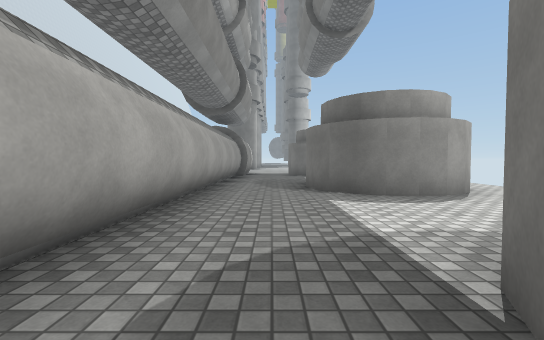
[1] (above)

13 first-person views from a walk through a 3-D level made in the Unity game engine. The camera is 1.2 m above the floor, tilts 2° down and sees 90° across. The floor is counted in squares, 2 m on a side. Each view is taken from the middle of a square. On the plan, view 1 faces up. The plan holds only what a view shows up to about 9 squares ahead; the rest is blank. The place goes on beyond the plan. Surface patterns are stand-ins for the level's own textures.

[2]
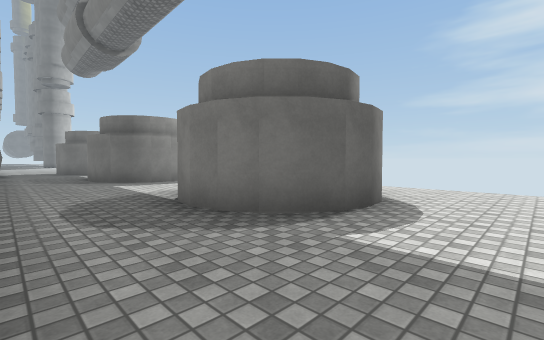

[3]
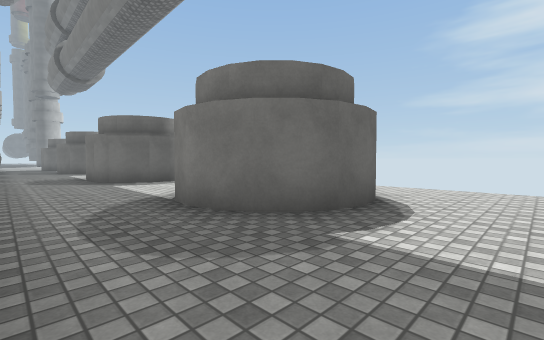

[4]
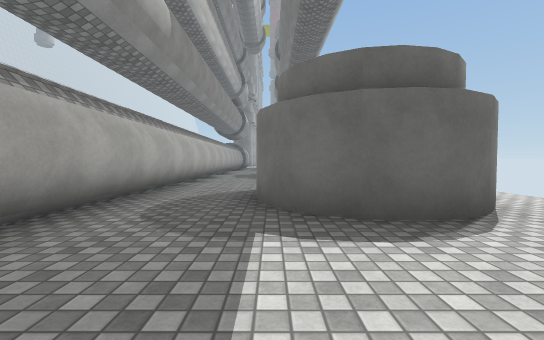

[5]
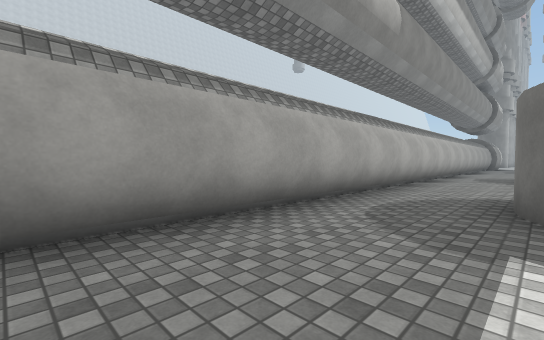

[6]
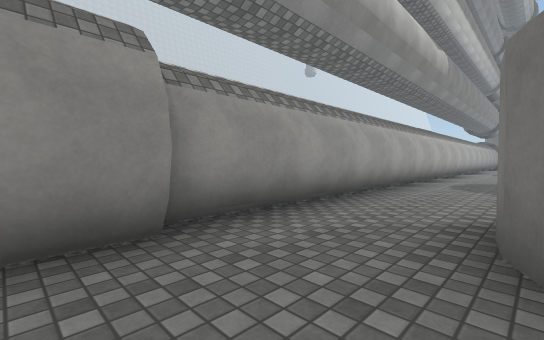

[7]
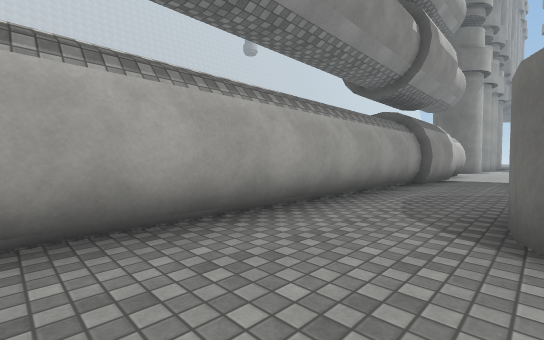

[8]
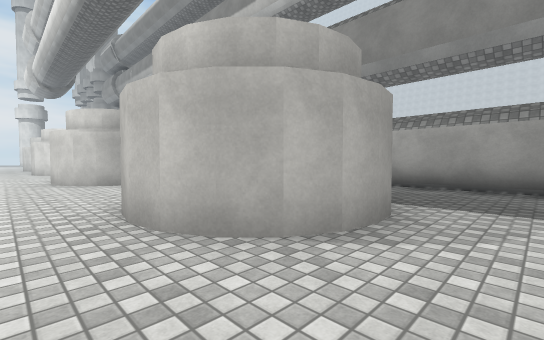

[9]
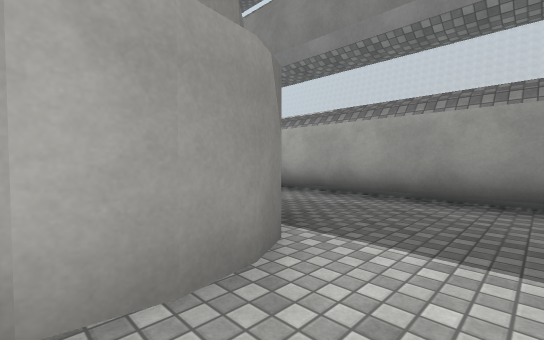

[10]
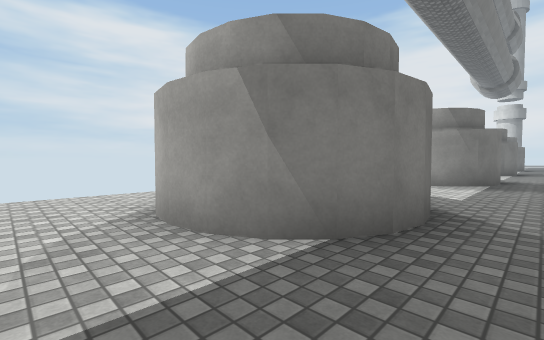

[11]
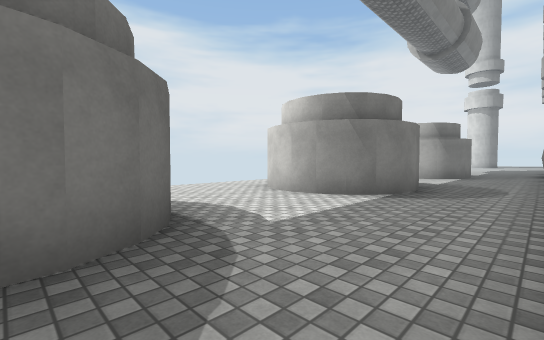

[12]
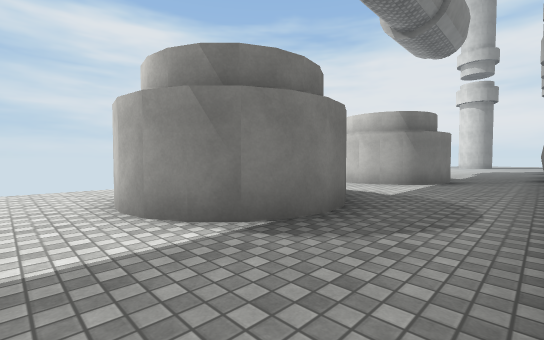

[13]
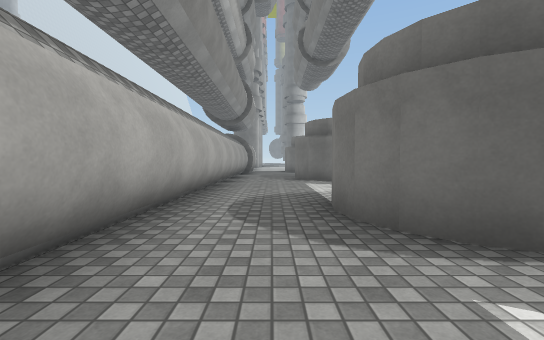

### Floor plan
Points are (right, up) in squares from view 1. A wall is a line through its corners. A room is listed if a view was taken in it or the views show most of it. See-through windows are left out.
Room 1 (views 1, 2, 3, 4, 5, 7, 8, 9, 10, 11, 12, 13)
walls: (0.7, 0.2) (0.9, 1.1) (1.5, 1.7); (3.1, -1.3) (2.4, -1.4) (1.9, -1.3) (1.4, -1.1) (1.1, -0.7) (0.8, -0.2) (0.7, 0.5) (1.2, 1.5) (1.9, 1.9); (0.9, -6.2) (0.8, -5.6); (1.5, 4.8) (1, 5.3); (3.5, 4.9) (3, 4.6) (2.5, 4.5) (1.9, 4.6) (1.2, 5) (0.9, 5.7) (0.8, 6.2) (0.9, 6.7) (1.1, 7.2) (1.7, 7.8) (2.5, 7.9) (3.3, 7.8) (3.8, 7.2); (3.4, -7) (3, -7.2) (2.4, -7.3) (1.9, -7.2) (1.4, -7) (1.1, -6.6) (0.7, -5.9) (0.8, -5.1) (1.1, -4.7) (1.4, -4.3) (1.9, -4) (2.4, -4) (2.9, -4); (1.4, 7.6) (2, 7.8); (2.9, 7.9) (3.6, 7.5); (-1.2, 9.5) (-1.2, -12.6); (0.8, -11.9) (0.8, -11.3) (0.8, -10.8) (1.1, -10.4) (1.4, -10) (1.9, -9.7) (2.4, -9.7) (2.9, -9.7)
ways out: opening at (0, -13) to room 2; opening at (2.5, -8.5); opening at (2.5, -2.5); opening at (2.5, 3.5); opening at (5, 8)
Room 2 (view 6)
walls: (-1, -13) (-1, -14.1); (-1.2, -12.6) (-1.2, -14.1); (1.1, -12.3) (0.8, -11.9)
ways out: opening at (0, -13) to room 1

Positions as (right, up) in squares from view 1, and headings:
1: (0, 0), facing up
2: (-1, -3), facing up-right
3: (-1, -9), facing up-right
4: (1, -10), facing up
5: (1, -10), facing up-left
6: (1, -14), facing up-left
7: (1, 3), facing up-left
8: (5, 9), facing down-left
9: (3, 9), facing down-left
10: (0, 9), facing down-right
11: (-1, 0), facing down-right
12: (-1, -3), facing down-right
13: (0, -3), facing up
